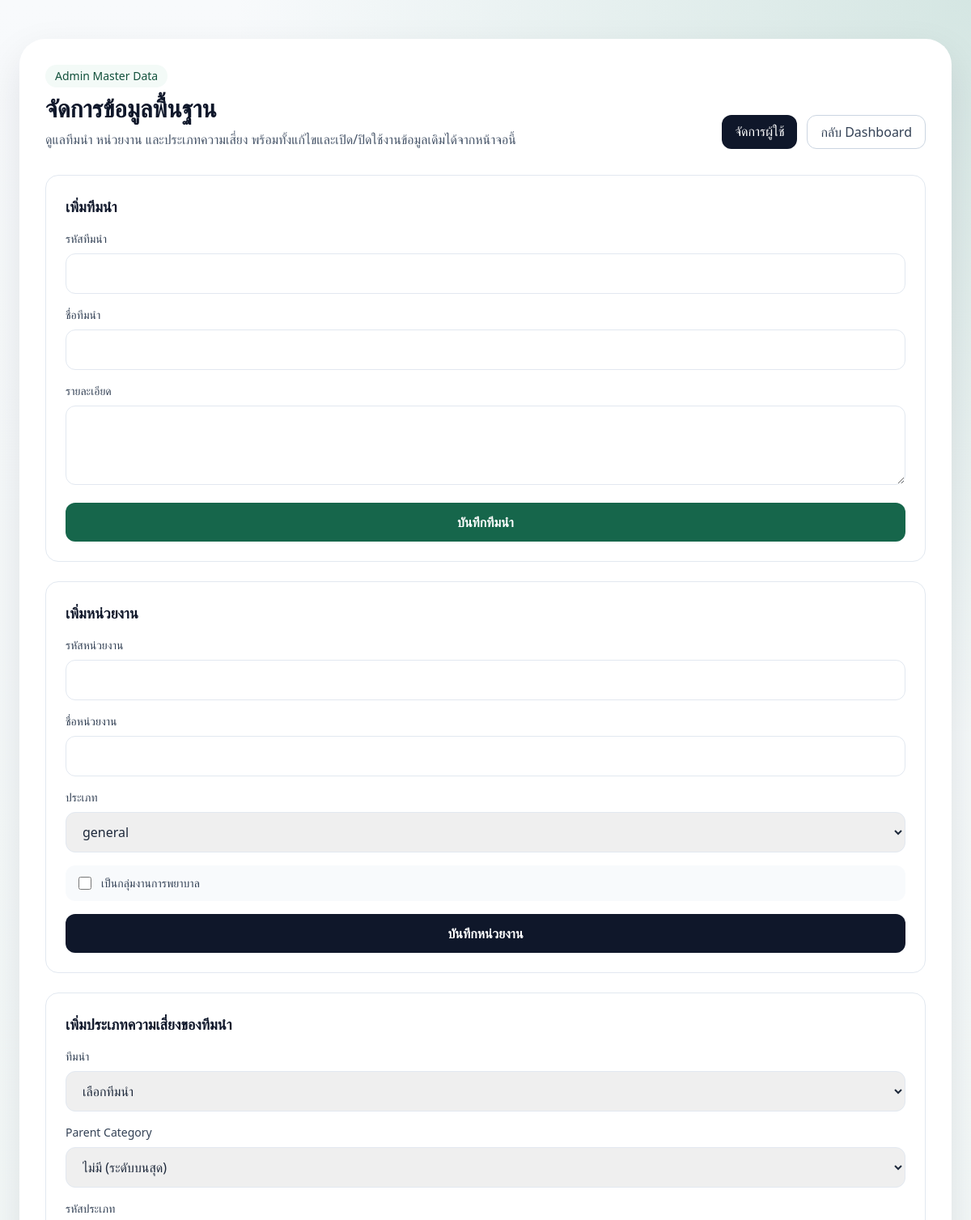
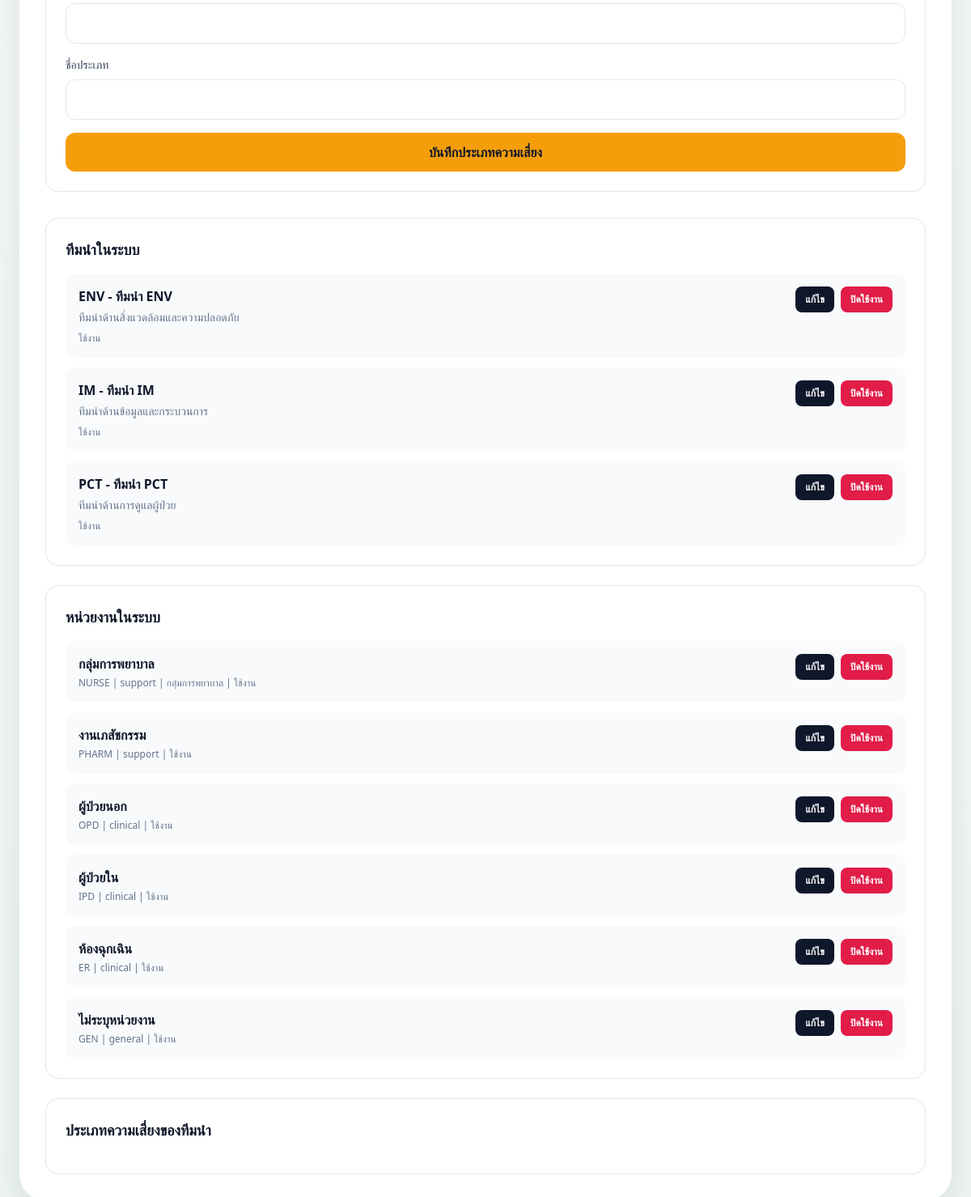
The page /admin/master_data.php (signed in) on the database its author committed (2 pictures, top to bottom).
### tables this page shows
CREATE TABLE `teams` (
  `id` int unsigned NOT NULL AUTO_INCREMENT,
  `team_code` varchar(20) NOT NULL,
  `team_name` varchar(255) NOT NULL,
  `description` text DEFAULT NULL,
  `is_active` tinyint(1) NOT NULL DEFAULT 1,
  `created_at` datetime NOT NULL DEFAULT CURRENT_TIMESTAMP,
  `updated_at` datetime NOT NULL DEFAULT CURRENT_TIMESTAMP ON UPDATE CURRENT_TIMESTAMP,
  PRIMARY KEY (`id`),
  UNIQUE KEY `uk_team_code` (`team_code`)
);

CREATE TABLE `departments` (
  `id` int unsigned NOT NULL AUTO_INCREMENT,
  `department_code` varchar(50) DEFAULT NULL,
  `department_name` varchar(255) NOT NULL,
  `department_type` varchar(50) DEFAULT NULL,
  `parent_department_id` int unsigned DEFAULT NULL,
  `is_nursing_group` tinyint(1) NOT NULL DEFAULT 0,
  `is_active` tinyint(1) NOT NULL DEFAULT 1,
  `created_at` datetime NOT NULL DEFAULT CURRENT_TIMESTAMP,
  `updated_at` datetime NOT NULL DEFAULT CURRENT_TIMESTAMP ON UPDATE CURRENT_TIMESTAMP,
  PRIMARY KEY (`id`),
  UNIQUE KEY `uk_department_code` (`department_code`),
  KEY `idx_department_parent` (`parent_department_id`),
  CONSTRAINT `fk_departments_parent` FOREIGN KEY (`parent_department_id`) REFERENCES `departments` (`id`) ON DELETE SET NULL ON UPDATE CASCADE
);

### admin/master_data.php (the view, shortened to what the rows shown need)
<?php
require __DIR__ . '/../app/bootstrap.php';
$teams = [];
$departments = [];
$editingTeam = null;
$editingDepartment = null;
$editingCategory = null;
try {
    $teams = Database::connection()->query(
        'SELECT id, team_code, team_name, description, is_active
         FROM teams
         ORDER BY team_code ASC, team_name ASC'
    )->fetchAll();
    $departments = Database::connection()->query(
        'SELECT id, department_code, department_name, department_type, parent_department_id, is_nursing_group, is_active
         FROM departments
         ORDER BY department_name ASC'
    )->fetchAll();
} catch (Throwable) {
    $teams = [];
    $departments = [];
    $allTeamCategories = [];
}
require __DIR__ . '/../partials/layout_top.php';
?>
<main class="mx-auto max-w-7xl px-6 py-8 lg:py-12">
    <section class="rounded-[2rem] bg-white p-8 shadow-soft">
        <div class="flex flex-col gap-3 lg:flex-row lg:items-end lg:justify-between">
            <div>
                <h1 class="text-3xl font-bold text-slate-900">จัดการข้อมูลพื้นฐาน</h1>
            </div>
        </div>
        <div class="mt-8 grid gap-6 xl:grid-cols-3">
            <div class="rounded-2xl border border-slate-200 p-6">
                <h2 class="text-lg font-semibold text-slate-900"><?= $editingTeam ? 'แก้ไขทีมนำ' : 'เพิ่มทีมนำ' ?></h2>
            </div>
            <div class="rounded-2xl border border-slate-200 p-6">
                <h2 class="text-lg font-semibold text-slate-900"><?= $editingDepartment ? 'แก้ไขหน่วยงาน' : 'เพิ่มหน่วยงาน' ?></h2>
            </div>
            <div class="rounded-2xl border border-slate-200 p-6">
                <h2 class="text-lg font-semibold text-slate-900"><?= $editingCategory ? 'แก้ไขประเภทความเสี่ยง' : 'เพิ่มประเภทความเสี่ยงของทีมนำ' ?></h2>
            </div>
        </div>
        <div class="mt-8 grid gap-6 xl:grid-cols-3">
            <div class="rounded-2xl border border-slate-200 p-6">
                <h2 class="text-lg font-semibold text-slate-900">ทีมนำในระบบ</h2>
                <div class="mt-4 space-y-3">
                    <?php foreach ($teams as $team): ?>
                        <div class="rounded-xl bg-slate-50 p-4">
                            <div class="flex flex-wrap items-start justify-between gap-3">
                                <div>
                                    <div class="font-semibold text-slate-900"><?= e((string) $team['team_code']) ?> - <?= e((string) $team['team_name']) ?></div>
                                    <?php if (!empty($team['description'])): ?>
                                        <div class="mt-1 text-sm text-slate-500"><?= e((string) $team['description']) ?></div>
                                    <?php endif; ?>
                                    <div class="mt-2 text-xs text-slate-500"><?= (int) $team['is_active'] === 1 ? 'ใช้งาน' : 'ปิดใช้งาน' ?></div>
                                </div>
                                <div class="flex flex-wrap gap-2">
                                    <a href="<?= e(base_url('admin/master_data.php?edit_type=team&edit_id=' . $team['id'])) ?>" class="rounded-lg bg-slate-900 px-3 py-2 text-xs font-semibold text-white">แก้ไข</a>
                                    <form action="<?= e(base_url('actions/admin_toggle_team_status.php')) ?>" method="post">
                                        <button type="submit" class="rounded-lg <?= (int) $team['is_active'] === 1 ? 'bg-rose-600' : 'bg-emerald-600' ?> px-3 py-2 text-xs font-semibold text-white">
                                            <?= (int) $team['is_active'] === 1 ? 'ปิดใช้งาน' : 'เปิดใช้งาน' ?>
                                        </button>
                                    </form>
                                </div>
                            </div>
                        </div>
                    <?php endforeach; ?>
                </div>
            </div>
            <div class="rounded-2xl border border-slate-200 p-6">
                <h2 class="text-lg font-semibold text-slate-900">หน่วยงานในระบบ</h2>
                <div class="mt-4 space-y-3">
                    <?php foreach ($departments as $department): ?>
                        <div class="rounded-xl bg-slate-50 p-4">
                            <div class="flex flex-wrap items-start justify-between gap-3">
                                <div>
                                    <div class="font-semibold text-slate-900"><?= e((string) $department['department_name']) ?></div>
                                    <div class="mt-1 text-xs text-slate-500">
                                        <?= e((string) ($department['department_code'] ?: '-')) ?>
                                        | <?= e((string) ($department['department_type'] ?: 'general')) ?>
                                        <?php if ((int) ($department['is_nursing_group'] ?? 0) === 1): ?>
                                            | กลุ่มการพยาบาล
                                        <?php endif; ?>
                                        | <?= (int) $department['is_active'] === 1 ? 'ใช้งาน' : 'ปิดใช้งาน' ?>
                                    </div>
                                </div>
                                <div class="flex flex-wrap gap-2">
                                    <a href="<?= e(base_url('admin/master_data.php?edit_type=department&edit_id=' . $department['id'])) ?>" class="rounded-lg bg-slate-900 px-3 py-2 text-xs font-semibold text-white">แก้ไข</a>
                                    <form action="<?= e(base_url('actions/admin_toggle_department_status.php')) ?>" method="post">
                                        <button type="submit" class="rounded-lg <?= (int) $department['is_active'] === 1 ? 'bg-rose-600' : 'bg-emerald-600' ?> px-3 py-2 text-xs font-semibold text-white">
                                            <?= (int) $department['is_active'] === 1 ? 'ปิดใช้งาน' : 'เปิดใช้งาน' ?>
                                        </button>
                                    </form>
                                </div>
                            </div>
                        </div>
                    <?php endforeach; ?>
                </div>
            </div>
            <div class="rounded-2xl border border-slate-200 p-6">
                <h2 class="text-lg font-semibold text-slate-900">ประเภทความเสี่ยงของทีมนำ</h2>
            </div>
        </div>
    </section>
</main>
<?php require __DIR__ . '/../partials/layout_bottom.php'; ?>

### rows shown on the page
teams: team_code "ENV", team_name "ทีมนำ ENV", description "ทีมนำด้านสิ่งแวดล้อมและความปลอดภัย", is_active "ใช้งาน"
teams: team_code "IM", team_name "ทีมนำ IM", description "ทีมนำด้านข้อมูลและกระบวนการ", is_active "ใช้งาน"
teams: team_code "PCT", team_name "ทีมนำ PCT", description "ทีมนำด้านการดูแลผู้ป่วย", is_active "ใช้งาน"
departments: department_name "กลุ่มการพยาบาล", department_code "NURSE", department_type "support", is_nursing_group "| กลุ่มการพยาบาล", is_active "ใช้งาน"
departments: department_name "งานเภสัชกรรม", department_code "PHARM", department_type "support", is_active "ใช้งาน"
departments: department_name "ผู้ป่วยนอก", department_code "OPD", department_type "clinical", is_active "ใช้งาน"
departments: department_name "ผู้ป่วยใน", department_code "IPD", department_type "clinical", is_active "ใช้งาน"
departments: department_name "ห้องฉุกเฉิน", department_code "ER", department_type "clinical", is_active "ใช้งาน"
departments: department_name "ไม่ระบุหน่วยงาน", department_code "GEN", department_type "general", is_active "ใช้งาน"
